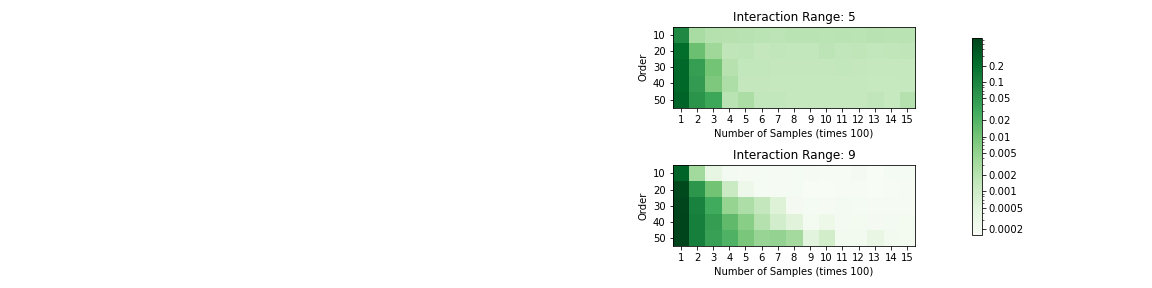

The Python source for this figure:
#!/usr/bin/env python3
# -*- coding: utf-8 -*-
"""
Created on Tue Jan 11 10:15:19 2022

@author: goette
"""

import matplotlib.pyplot as plt
import numpy as np
from matplotlib.colors import LogNorm
import matplotlib.ticker as mticker

res = np.load("exp_1_magnetic.data.npy") #order x interaction x trainSampleSize (5,3,7)
print(res.shape)
res = np.mean(res,axis=3)
print(res.shape)

t = [1e-4,2e-4,5e-4,1e-3,2e-3,5e-3,1e-2,2e-2,5e-2,1e-1,2e-1]
label_format = '{:,.0f}'
ticks_loc_x = [1*i for i in range(1,16)]
ticks_loc_y =[10,20,30,40,50]
interaction = [5,9]


fig,axes = plt.subplots(figsize=(16, 4), nrows=2)
for k, ax in enumerate(axes.flat):
    pos = ax.imshow(res[:,k,:],cmap="Greens",norm=LogNorm(vmin=np.min(res[:,:,:]), vmax=np.max(res[:,:,:])))
    
    ax.set_title(f'Interaction Range: {interaction[k]}')
    
    ax.xaxis.set_major_locator(mticker.FixedLocator(np.arange(len(ticks_loc_x))))
    ax.set_xticklabels([label_format.format(x) for x in ticks_loc_x])
    
    ax.yaxis.set_major_locator(mticker.FixedLocator([0,1,2,3,4]))
    ax.set_yticklabels([label_format.format(x) for x in ticks_loc_y])
    ax.set_ylabel('Order')
    ax.set_xlabel('Number of Samples (times 100)')

fig.tight_layout()

cbar = fig.colorbar(pos, ax=axes.ravel().tolist(), shrink=0.9)
cbar.set_ticks(t)
cbar.set_ticklabels(t)

plt.savefig('exp_1_magnetic_plot')
plt.show()
